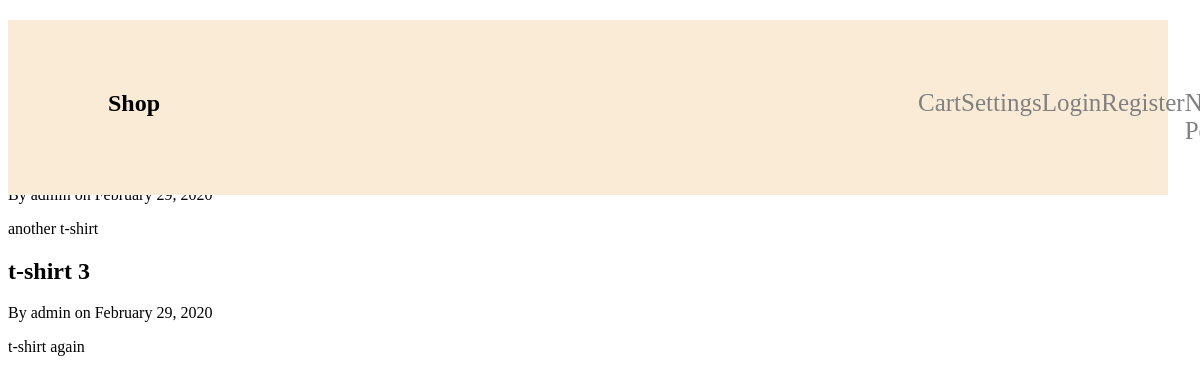
The page / on the database its author committed.
### post/models.py (models this page shows, shortened)
class Post(models.Model):
    title = models.CharField(max_length=100, unique=True, help_text='Title of your post.')
    author = models.ForeignKey(User, on_delete=models.CASCADE, help_text='The author of this post.') # if a user is deleted, their posts get deleted too
    description = models.TextField(help_text='Description of your post.')
    slug = models.CharField(max_length=100, blank=True, editable=False, help_text="Unique URL path to access this page. Generated by the system.")
    date_posted = models.DateTimeField(default=timezone.now)   # date posted now modifiable with 'default' field
    last_modified = models.DateTimeField(auto_now=True)

### post/views.py (the view)
# urls.py: path('', PostListView.as_view(), name='post-list-page'),
class PostListView(ListView):
    model = Post
    def get(self, request):
        posts = self.get_queryset().all()
        return render(request, 'post/list.html', {'posts':posts})

### post/templates/post/list.html
{% extends 'post/base.html' %}
{% block content %}
    {% for post in posts %}
        <h2>{{ post.title }}</h2>
        <p>By {{ post.author }} on {{ post.date_posted|date:"F d, Y" }}</p>
        <p>{{ post.description }}</p>
    {% endfor %}
{% endblock %}

### post/static/post/main.css (style rules this page uses)
body { background-color: white; color: black; }

### rows shown on the page
Post: description "another t-shirt"
Post: title "t-shirt 3", author "admin", date_posted "February 29, 2020", description "t-shirt again"
